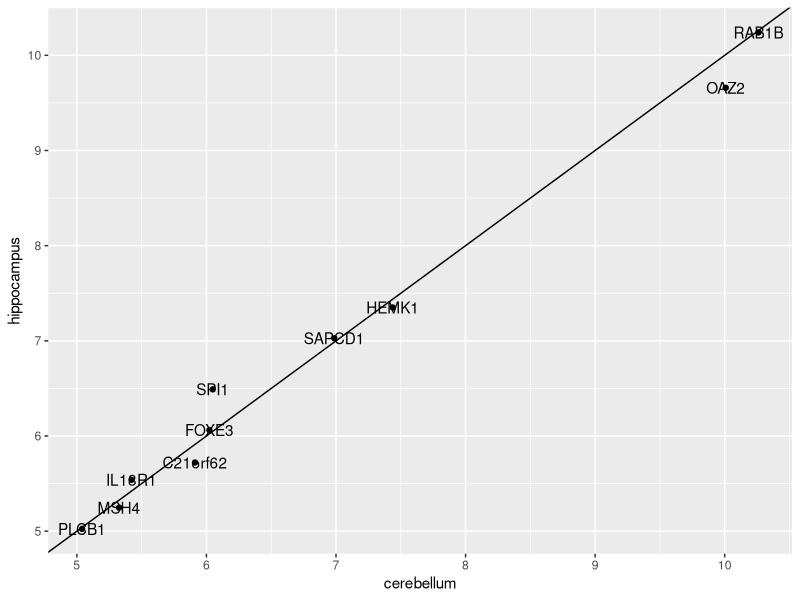
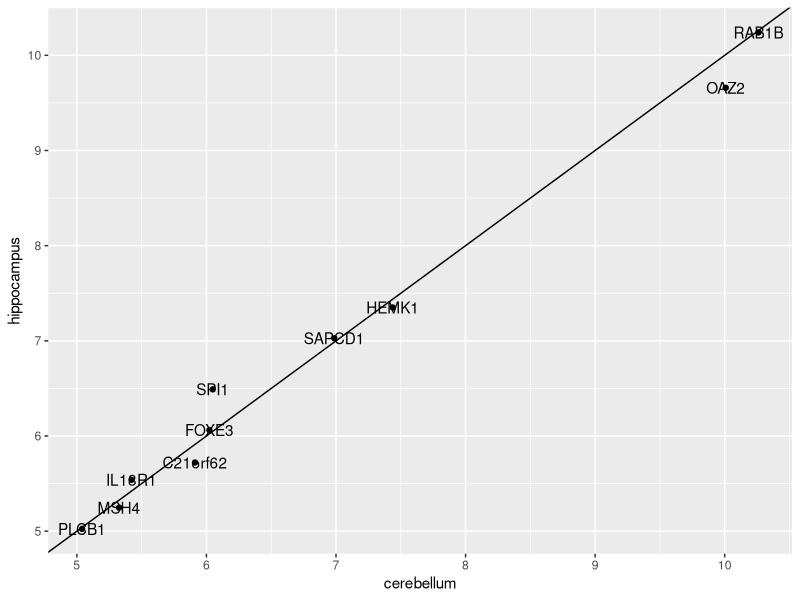
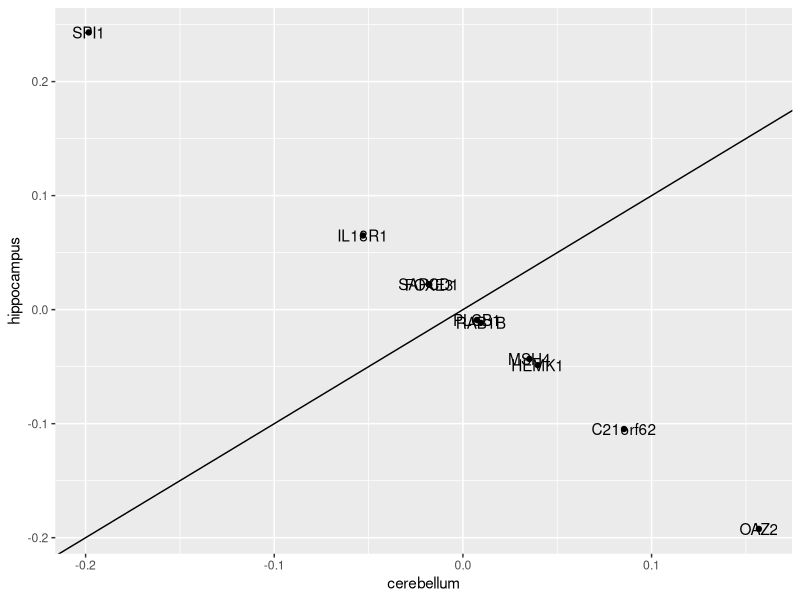

R code for these plots, in order:
library(dslabs)
library(caret)
library(tidyverse)
data("tissue_gene_expression")

set.seed(1993, sample.kind="Rounding") # if using R 3.6 or later
ind <- which(tissue_gene_expression$y %in% c("cerebellum", "hippocampus"))
y <- droplevels(tissue_gene_expression$y[ind])
x <- tissue_gene_expression$x[ind, ]
x <- x[, sample(ncol(x), 10)]

#Use the train() function to estimate the accuracy of LDA.
#For this question, use the version of x and y created with the code above:
#do not split them or tissue_gene_expression into training and test sets (understand this can lead to overfitting).
#Report the accuracy from the train() results (do not make predictions).

fit_lda <- train(x, y, method = "lda")
fit_lda$results["Accuracy"]

#In this case, LDA fits two 10-dimensional normal distributions.
#Look at the fitted model by looking at the finalModel component of the result of train()
#Notice there is a component called means that includes the estimated means of both distributions.
#Plot the mean vectors against each other and determine which predictors (genes) appear to be driving the algorithm. 

t(fit_lda$finalModel$means) %>% data.frame() %>%
  mutate(predictor_name = rownames(.)) %>%
  ggplot(aes(cerebellum, hippocampus, label = predictor_name)) +
  geom_point() +
  geom_text() +
  geom_abline()

#Repeat the exercise in Q1 with QDA.

#Create a dataset of samples from just cerebellum and hippocampus,
#two parts of the brain, and a predictor matrix with 10 randomly selected columns using the following code:

set.seed(1993, sample.kind="Rounding")
ind <- which(tissue_gene_expression$y %in% c("cerebellum", "hippocampus"))
y <- droplevels(tissue_gene_expression$y[ind])
x <- tissue_gene_expression$x[ind, ]
x <- x[, sample(ncol(x), 10)]

#Use the train() function to estimate the accuracy of QDA.
#For this question, use the version of x and y created above 
#instead of the default from tissue_gene_expression.
#Do not split them into training and test sets (understand this can lead to overfitting).
#What is the accuracy?

fit_qda <- train(x, y, method = "qda")
fit_qda$results["Accuracy"]

#Which TWO genes drive the algorithm when using QDA instead of LDA (i.e. the two genes with the highest means)?

t(fit_qda$finalModel$means) %>% data.frame() %>%
  mutate(predictor_name = rownames(.)) %>%
  ggplot(aes(cerebellum, hippocampus, label = predictor_name)) +
  geom_point() +
  geom_text() +
  geom_abline()

#One thing we saw in the previous plots is that the values of the predictors
#correlate in both groups: some predictors are low in both groups and others
#high in both groups. The mean value of each predictor found in colMeans(x) 
#is not informative or useful for prediction and often for purposes of interpretation,
#it is useful to center or scale each column. 
#This can be achieved with the preProcess argument in train().
#Re-run LDA with preProcess = "center". Note that accuracy does not change,
#but it is now easier to identify the predictors that differ more between groups than based
#on the plot made in Q2.

fit_lda <- train(x, y, method = "lda", preProcess = "center")
fit_lda$results["Accuracy"]

t(fit_lda$finalModel$means) %>% data.frame() %>%
  mutate(predictor_name = rownames(.)) %>%
  ggplot(aes(cerebellum, hippocampus, label = predictor_name)) +
  geom_point() +
  geom_text() +
  geom_abline()

#Now we are going to increase the complexity of the challenge slightly.
#Repeat the LDA analysis from Q5 but using all tissue types.
#Use the following code to create your dataset:

set.seed(1993, sample.kind="Rounding") 
y <- tissue_gene_expression$y
x <- tissue_gene_expression$x
x <- x[, sample(ncol(x), 10)]

fit_lda <- train(x, y, method = "lda", preProcess = c("center"))
fit_lda$results["Accuracy"]
